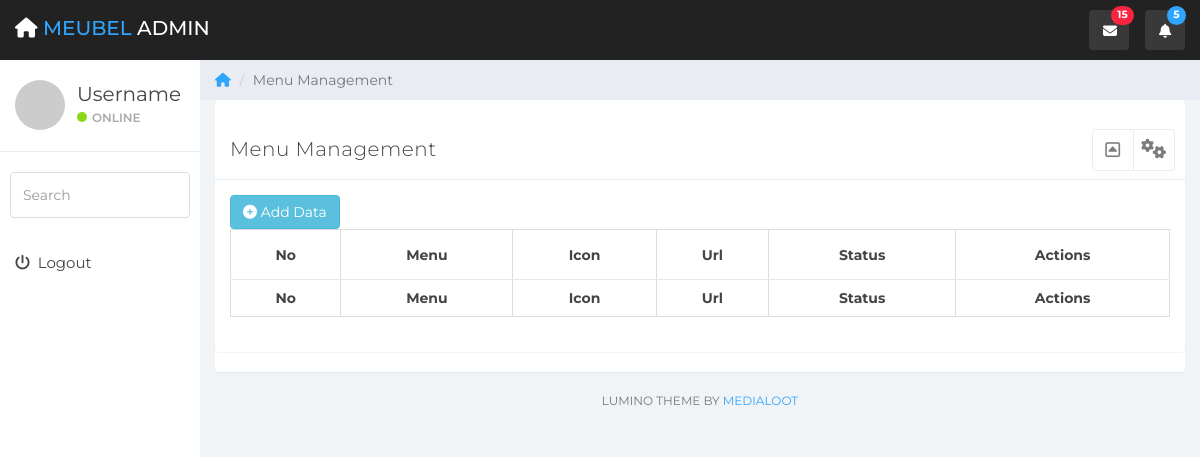
The page /index.php/menu on the database as committed earlier.
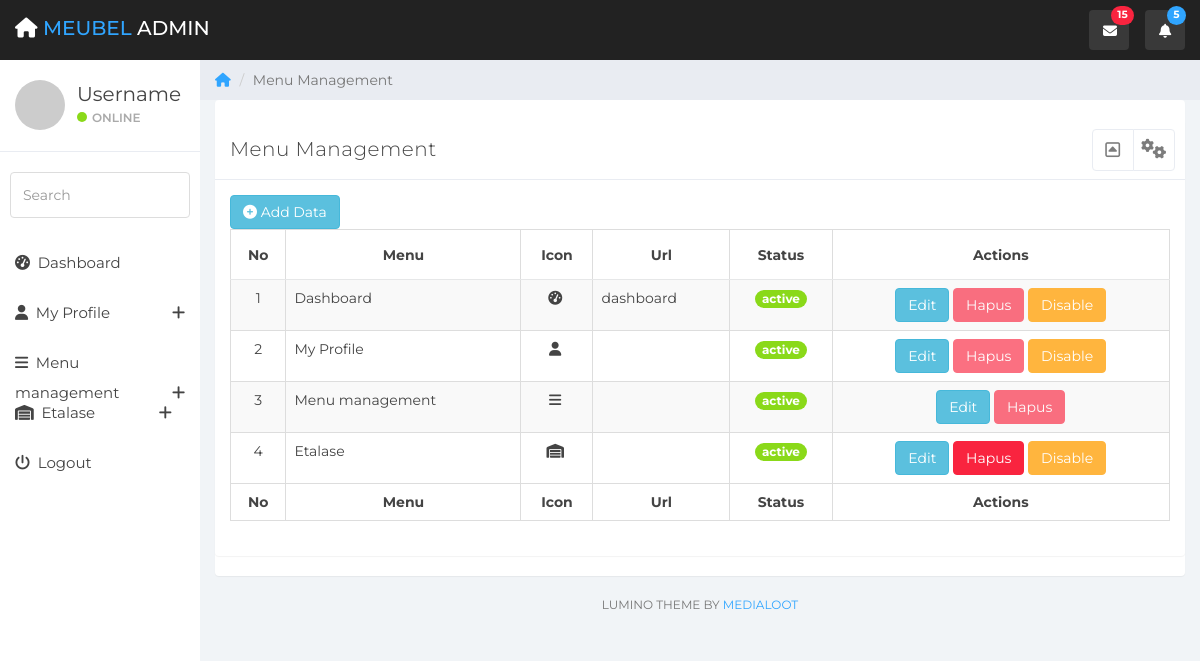
The same page on the database as committed later.
### tables this page shows
CREATE TABLE `menu` (
  `id_menu` int(11) NOT NULL,
  `menu` varchar(30) NOT NULL,
  `icon` varchar(30) NOT NULL,
  `url` varchar(100) NOT NULL,
  `is_active` char(1) NOT NULL
);

### application/controllers/menu.php (called while the page is built, shortened)
<?php
class Menu extends CI_Controller{
    public function __construct(){
        $this->load->library('form_validation');
        $this->load->model('m_menu');
    }
    public function index(){
        $data['title'] = "Menu Management";
        $data['menu'] = $this->m_menu->getmenu();
        $this->form_validation->set_rules('menu', 'Menu', 'required|trim', [
            'required' => 'Kolom ini harus di isi'
        ]);
        $this->form_validation->set_rules('icon', 'Icon', 'required|trim', [
            'required' => 'Kolom ini harus di isi'
        ]);
        $this->form_validation->set_rules('url', 'Url', 'trim');
        if($this->form_validation->run() == false)
        {
            $this->load->view('template/header', $data);
            $this->load->view('menu', $data);
            $this->load->view('template/sidebar');
            $this->load->view('template/footer');
        }
    }
}
?>

### index.php (called while the page is built, shortened)
<?php
require_once BASEPATH.'core/CodeIgniter.php';

### application/models/m_menu.php (called while the page is built, shortened)
<?php
class M_menu extends CI_Model{
    public function getmenu(){
        $data = $this->db->get('menu')->result_array();
        return $data;
    }
}
?>

### application/views/menu.php (the view, shortened to what the changed rows need)
<div class="col-sm-9 col-sm-offset-3 col-lg-10 col-lg-offset-2 main">
    <div class="panel panel-container">
        <div class="row">
            <div class="col-md-12">
                <div class="panel panel-default">
                    <div class="panel-body">
                        <table id="example1" class="table table-bordered table-striped">
                            <thead>
                                <tr>
                                    <th class="text-center">No</th>
                                    <th class="text-center">Menu</th>
                                    <th class="text-center">Icon</th>
                                    <th class="text-center">Url</th>
                                    <th class="text-center">Status</th>
                                    <th class="text-center">Actions</th>
                                </tr>
                            </thead>
                            <tbody>
                                <?php $i = 1; ?>
                                <?php foreach ($menu as $m) :
                                    $id = $m['id_menu'];
                                ?>
                                    <tr>
                                        <td class="text-center"><?= $i; ?></td>
                                        <td><?= $m['menu']; ?></td>
                                        <td class="text-center"><em class="<?= $m['icon']; ?>">&nbsp;</em></td>
                                        <td><?= $m['url']; ?></td>
                                        <?php if ($m['is_active'] == 1) { ?>
                                            <td class="text-center"> <span class="badge bg-green">active</span></td>
                                        <?php } else { ?>
                                            <td class="text-center"> <span class="badge bg-secondary">disable</span></td>
                                        <?php } ?>
                                        <td class="text-center">
                                            <button class="btn btn-info" data-toggle="modal" data-target="#modaledit<?= $m['id_menu']; ?>">Edit</button>
                                            <?php if ($m['id_menu'] == 1 || $m['id_menu'] == 2 || $m['id_menu'] == 4) { ?>
                                                <button class="btn btn-danger" data-toggle="modal" data-target="#modalhapus<?= $m['id_menu']; ?>" disabled>Hapus</button>
                                            <?php } else { ?>
                                                <button class="btn btn-danger" data-toggle="modal" data-target="#modalhapus<?= $m['id_menu']; ?>">Hapus</button>
                                            <?php } ?>
                                            <?php if ($m['is_active'] != 1) { ?>
                                                <a href="<?= base_url('menu/active/' . $id); ?>" class="btn btn-success">Activate</a>
                                            <?php } else { ?>
                                                <?php if ($m['id_menu'] == 4) { ?>
                                                    <span hidden><a href="<?= base_url('menu/disable/' . $id); ?>" class="btn btn-warning">Disable</a></span>
                                                <?php } else { ?>
                                                    <a href="<?= base_url('menu/disable/' . $id); ?>" class="btn btn-warning">Disable</a>
                                                <?php } ?>
                                            <?php } ?>
                                        </td>
                                    </tr>
                                <?php endforeach; ?>
                            </tbody>
                            <tfoot>
                                <tr>
                                    <th class="text-center">No</th>
                                    <th class="text-center">Menu</th>
                                    <th class="text-center">Icon</th>
                                    <th class="text-center">Url</th>
                                    <th class="text-center">Status</th>
                                    <th class="text-center">Actions</th>
                                </tr>
                            </tfoot>
                        </table>
                    </div>
                </div>
            </div>
        </div>
    </div>

### application/views/template/sidebar.php (shortened to what the changed rows need)
<div id="sidebar-collapse" class="col-sm-3 col-lg-2 sidebar">
    <ul class="nav menu">
        <?php
        $queryMenu = "SELECT * FROM menu WHERE is_active = 1 ORDER BY id_menu ASC";
        $menu = $this->db->query($queryMenu)->result_array();
        ?>
        <?php $i = 1; ?>
        <?php foreach ($menu as $m) : ?>
            <?php if ($m['url'] != "") { ?>
                <?php
                $url = $this->uri->segment(1);
                if ($m['menu'] == $url) :
                ?>
                    <li class="active"><a href="<?= base_url() . $m['url']; ?>"><em class="<?= $m['icon']; ?>">&nbsp;</em> <?= $m['menu']; ?> </a></li>
                <?php else : ?>
                    <li class=""><a href="<?= base_url() . $m['url']; ?>"><em class="<?= $m['icon']; ?>">&nbsp;</em> <?= $m['menu']; ?> </a></li>
                <?php endif; ?>
            <?php } elseif ($m['url'] == "") { ?>
                <?php
                $url = $this->uri->segment(1);
                if ($m['menu'] == $url) :
                ?>
                    <li class="parent active"><a data-toggle="collapse" href="#sub-<?= $i; ?>">
                        <?php else : ?>
                    <li class="parent"><a data-toggle="collapse" href="#sub-<?= $i; ?>">
                        <?php endif; ?>
                        <em class="<?= $m['icon'] ?>">&nbsp;</em> <?= $m['menu'] ?> <span data-toggle="collapse" href="#sub-<?= $i; ?>" class="icon pull-right"><em class="fa fa-plus"></em></span>
                        </a>
                    </li>
                    <?php $i++; ?>
                <?php } ?>
            <?php endforeach; ?>
    </ul>
</div>

Rows that differ between the two databases and show on the page:
added menu: menu "Dashboard", url "dashboard", is_active "active"
added menu: menu "My Profile", is_active "active"
added menu: menu "Menu management", is_active "active"
added menu: menu "Etalase", is_active "active"
